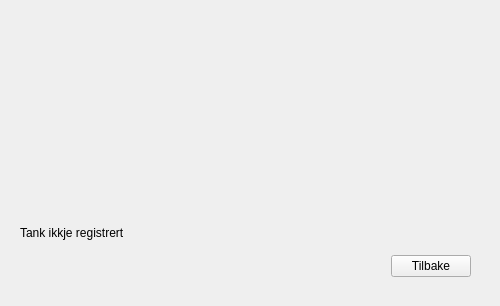
      <widget class="QWidget" name="ErrorCouldNotFindProductPage">
       <layout class="QVBoxLayout" name="verticalLayout_11">
        <item>
         <widget class="CDPBaseContainer" name="cdpBaseContainer_7">
          <layout class="QVBoxLayout" name="verticalLayout_12">
           <item>
            <widget class="QWidget" name="widget_2" native="true">
             <property name="minimumSize">
              <size>
               <width>0</width>
               <height>200</height>
              </size>
             </property>
             <property name="styleSheet">
              <string notr="true">image: url(:/Error_icon.png);</string>
             </property>
            </widget>
           </item>
           <item>
            <widget class="CDPBaseLabel" name="cdpBaseLabel_10">
             <property name="text">
              <string>Tank ikkje registrert</string>
             </property>
            </widget>
           </item>
           <item>
            <widget class="QWidget" name="widget_19" native="true">
             <property name="maximumSize">
              <size>
               <width>16777215</width>
               <height>42</height>
              </size>
             </property>
             <layout class="QHBoxLayout" name="horizontalLayout_16">
              <item>
               <spacer name="horizontalSpacer_5">
                <property name="orientation">
                 <enum>Qt::Horizontal</enum>
                </property>
                <property name="sizeHint" stdset="0">
                 <size>
                  <width>362</width>
                  <height>20</height>
                 </size>
                </property>
               </spacer>
              </item>
              <item>
               <widget class="CDPBaseButton" name="cdpBaseButton_13">
                <property name="text">
                 <string>Tilbake</string>
                </property>
                <property name="svgFile">
                 <string>:/themes/cdp_light/buttons/buttonPlain.svg</string>
                </property>
               </widget>
              </item>
             </layout>
            </widget>
           </item>
          </layout>
         </widget>
        </item>
       </layout>
      </widget>
